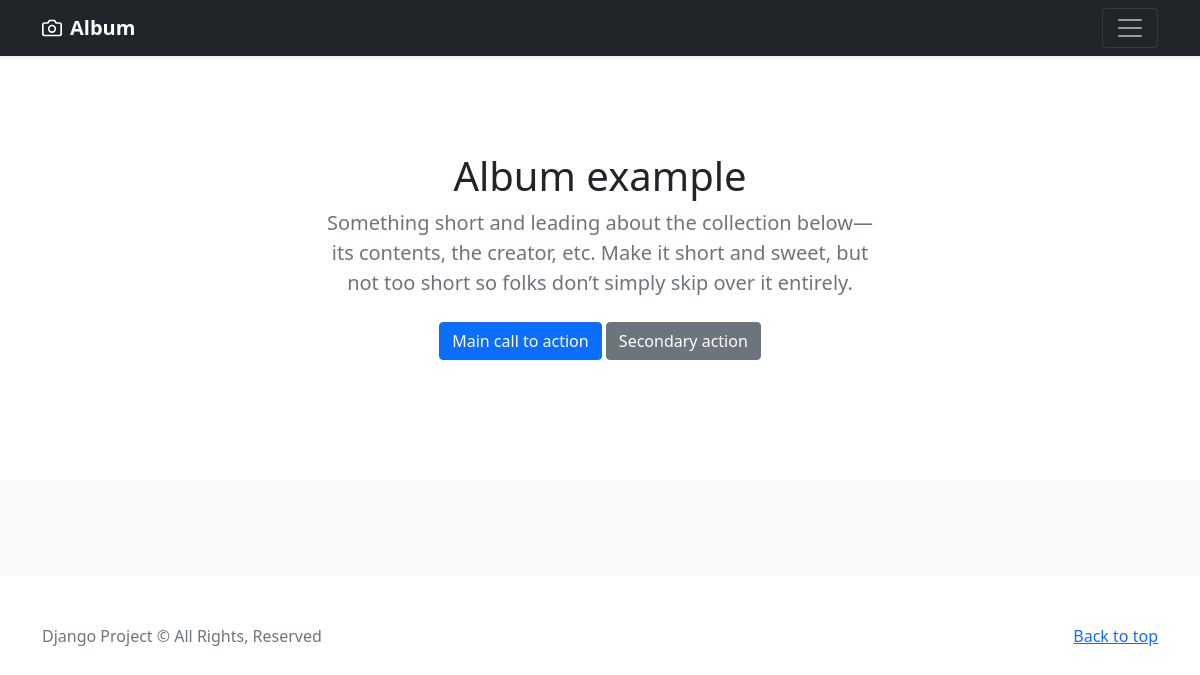
The page /album/ on the database as committed earlier.
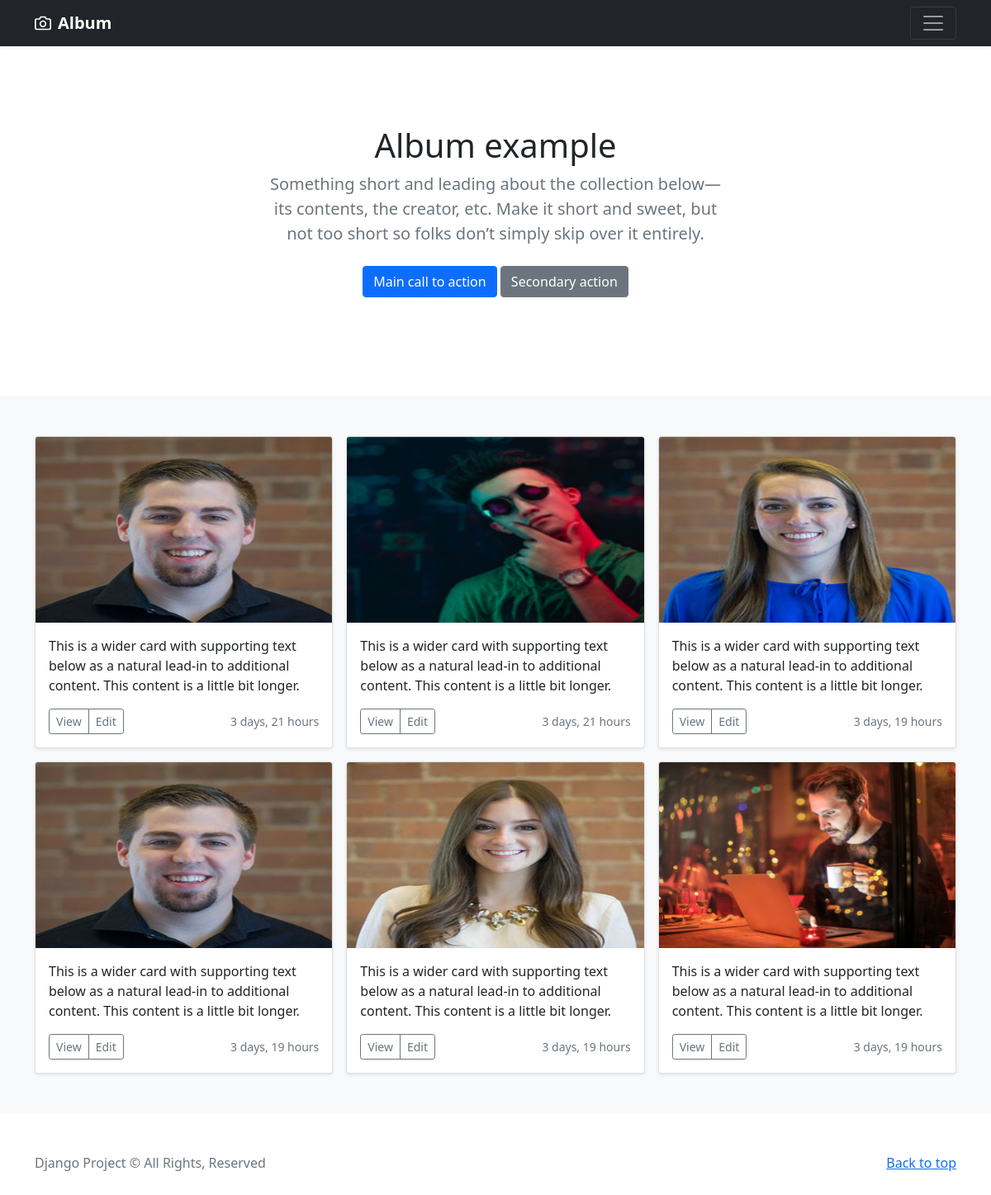
The same page on the database as committed later.
### album/models.py (models this page shows)
class Album(models.Model):
    thumbnail = models.ImageField(upload_to='album/photos')
    description = models.TextField()
    creation = models.DateTimeField(auto_now_add=True)

### album/views.py (the view)
# urls.py: path('', views.album, name='album'),
def album(request):
    album = Album.objects.all()
    context = {
        'albums': album
    }
    return render(request, 'album/index.html', context)

### templates/album/index.html (shortened to what this page needs)
{% load static %}
<!doctype html>
<html lang="en">
  <head>
    <link href="{% static "assets/dist/css/bootstrap.min.css" %}" rel="stylesheet">
  </head>
  <body>
<header>
  <div class="navbar navbar-dark bg-dark shadow-sm">
    <div class="container">
      <a href="#" class="navbar-brand d-flex align-items-center">
        <strong>Album</strong>
      </a>
      <button class="navbar-toggler" type="button" data-bs-toggle="collapse" data-bs-target="#navbarHeader" aria-controls="navbarHeader" aria-expanded="false" aria-label="Toggle navigation">
        <span class="navbar-toggler-icon"></span>
      </button>
    </div>
  </div>
</header>
<main>
  <section class="py-5 text-center container">
    <div class="row py-lg-5">
      <div class="col-lg-6 col-md-8 mx-auto">
        <h1 class="fw-light">Album example</h1>
        <p class="lead text-muted">Something short and leading about the collection below—its contents, the creator, etc. Make it short and sweet, but not too short so folks don’t simply skip over it entirely.</p>
        <p>
          <a href="#" class="btn btn-primary my-2">Main call to action</a>
          <a href="#" class="btn btn-secondary my-2">Secondary action</a>
        </p>
      </div>
    </div>
  </section>
  <div class="album py-5 bg-light">
    <div class="container">
      <div class="row row-cols-1 row-cols-sm-2 row-cols-md-3 g-3">
      {% for album in albums %}
        <div class="col">
          <div class="card shadow-sm">
            <img class="bd-placeholder-img card-img-top" src="{{ album.thumbnail.url }}" width="100%" height="225" alt="">
            <div class="card-body">
              <p class="card-text">{{ album.description }}</p>
              <div class="d-flex justify-content-between align-items-center">
                <div class="btn-group">
                  <button type="button" class="btn btn-sm btn-outline-secondary">View</button>
                  <button type="button" class="btn btn-sm btn-outline-secondary">Edit</button>
                </div>
                <small class="text-muted">{{ album.creation | timesince }}</small>
              </div>
            </div>
          </div>
        </div>
        {% endfor %}
</main>
<footer class="text-muted py-5">
  <div class="container">
    <p class="float-end mb-1">
      <a href="#">Back to top</a>
    </p>
    <p class="mb-1">Django Project &copy; All Rights, Reserved</p>
  </div>
</footer>
  </body>
</html>

### templates/album/index.html (style rules this page uses)
.bd-placeholder-img { font-size: 1.125rem; text-anchor: middle; -webkit-user-select: none; -moz-user-select: none; user-select: none; }

Rows that differ between the two databases and show on the page:
added Album: thumbnail (picture), description "This is a wider card with supporting text below as a natural lead-in to additional content. This content is a little bit longer.", creation "3 days, 21 hours"
added Album: thumbnail (picture), description "This is a wider card with supporting text below as a natural lead-in to additional content. This content is a little bit longer.", creation "3 days, 21 hours"
added Album: thumbnail (picture), description "This is a wider card with supporting text below as a natural lead-in to additional content. This content is a little bit longer.", creation "3 days, 19 hours"
added Album: thumbnail (picture), description "This is a wider card with supporting text below as a natural lead-in to additional content. This content is a little bit longer.", creation "3 days, 19 hours"
added Album: thumbnail (picture), description "This is a wider card with supporting text below as a natural lead-in to additional content. This content is a little bit longer.", creation "3 days, 19 hours"
added Album: thumbnail (picture), description "This is a wider card with supporting text below as a natural lead-in to additional content. This content is a little bit longer.", creation "3 days, 19 hours"
